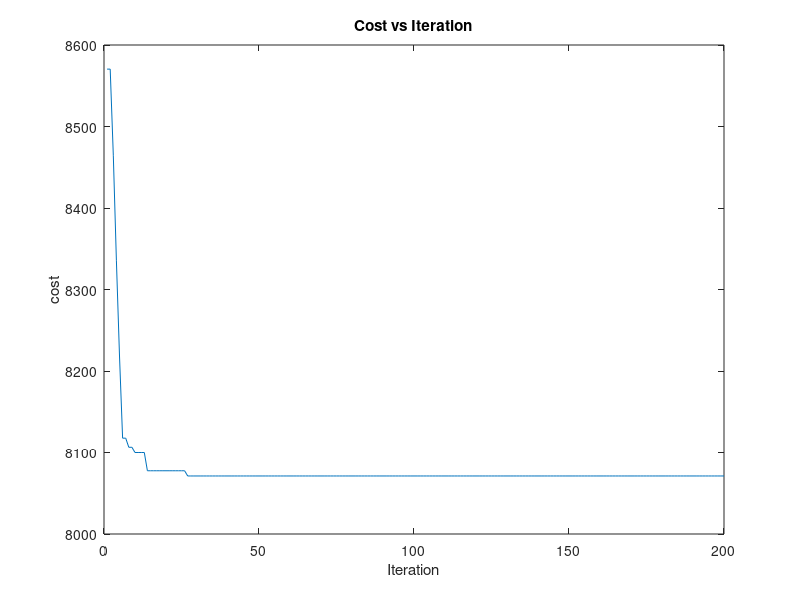

MATLAB code for this plot:
clc;
clear;
format shortG
%==========================Read SLP inputs=================================
%problem 1
%1) Workstations inputs:
W=30; %set the number of workstations (W)
dw=[7 7 10 1 7 9 4 5 4 6 6 3 9 1 5 3 5 9 6 3 5 9 9 9 9 3 9 5 8 10]; %demand of workstations (dw)
sumd=sum(dw); %calculate the sum of all demands (sumd)
xw=[0 2 4 6 8 10 12 14 16 18 20 22 24 26 28 30 32 34 36 38 40 42 44 46 48 50 52 54 56 58]; %set the x-cordinate of workstations (xw)
yw=[0 0 0 0 0 0 0 0 0 0 0 0 0 0 0 0 0 0 0 0 0 0 0 0 0 0 0 0 0 0]; %set the y-cordinate of workstations (yw)
%2) Supermarkets inputs:
S=5; %set the potential number of supermarkets (S)
SIC=1000; %set the supermarket installation cost (SIC)
SUC=1; %set the shipment unit cost (SUC)
SC=60; %set the supermarket capacity (SC)
Xs=[5.8 17.4 29 40.6 52.2]; %set the x-cordinate of supermarkets (Xs)
Ys=[5 5 5 5 5]; %set the y-cordinate of supermarkets (Ys)
it=0;
c1=1;
c2 = 1;
cost_every_iteration = []
particles=100;
g_best = zeros(1,W+1);
g_best(1,W+1)= inf;
particles_best = zeros(particles,W+1);
particles_best(1:particles,W+1)=inf;
velocity = rand(particles, W);
initialWeight = 0.9;
finalWeight = 0.4 ; 
maxit = 200;
weight = 0.5;
TP=zeros(particles,W+1); % Initilaize the task priority (TP) matrix with size : popsize*n+1, where column n+1 will be updated as the fitness function later
for i=1:particles 
    TP(i,1:W)=rand(1,W); % each row of TP is a random-key number between (0,1) 
end
particles_best(1:particles,1:W)=TP(1:particles,1:W);


aswstosup=zeros(particles,W);%initialize the vector for assignment of workstations to supermarket (aswstosup)
aswstosup(1:particles,1)=1;%assign the first workstation to the first supermarket
td=zeros(particles,S);%initialize total demand of each supermarket (td)
td(1:particles,1)=dw(1);%set the current td in supermarket 1 equal to the demand of workstation 1
for p = 1: particles
   
    supc=1; %initialize supermarket counter (supc)
    for i=2:W %for each workstation
     
    if supc<S %if the supc is less than S
        if (TP(p,i)<=0.5) && (td(p,supc)+dw(i)<=SC) % if (random key of current workstation is less than preset value of 0.5) and (the td of current supermarket + the demand of considered workstation (dw(i)) are less than SC)
            td(p,supc)=td(p,supc)+dw(i);% update the td of current supermarket  
            aswstosup(p,i)=supc; %set the current place in aswstosup(1,i) vector as supc
        else % else if either of the above conditions are not satisfied 
            supc=supc+1; % add to the supc
            td(p,supc)=td(p,supc)+dw(i); % update the td of new supermarket
            aswstosup(p,i)=supc; %set the current place in aswstosup(1,i) vector as supc
        end
    else % if this is the last supermarket considering supc
        td(p,supc)=td(p,supc)+dw(i); % update the td of current supermarket 
        aswstosup(p,i)=supc; %set the current place in aswstosup(1,i) vector as supc
    end
    end
end

%=====================fitness function evaluation==========================
%1)calculate the shipment cost:

for j = 1:particles
final_cost= 0;
for i = 1:W
    final_cost = final_cost + 2*(abs(Xs(aswstosup(j,i))-xw(i)) + abs(Ys(aswstosup(j,i))-yw(i))) * dw(i);
    
end

final_cost=final_cost + 1000*max(aswstosup(j,W));
TP(j,W+1)=final_cost;
end

for p = 1:particles
if td(p,S)>SC %check if the td(S) exceeds the SC
        TP(p,W+1)=inf; % if so, set the column W+3 of n_sol eqaul to "inf"
end
end

for p = 1:particles
 if TP(p,1:W+1) < g_best(1,W+1)
     g_best(1,1:W+1)= TP(p,1:W+1);
 end
  if TP(p,1:W+1) < particles_best(p,W+1)
     particles_best(p,1:W+1)= TP(p,1:W+1);
 end
end

%----------------------------------------------------------------------------------------------------
% main part of Swarm optimization
while it < maxit 
    it = it + 1;
    weight = initialWeight - (initialWeight - finalWeight) * (it / maxit);

%     update velocity
    for p = 1:particles
        velocity(p,1:W) = weight*velocity(p,1:W)+c1*rand(1,W).*(particles_best(p,1:W)-TP(p,1:W))+ c2*rand(1,W).*(g_best(1:W)-TP(p,1:W));
        TP(p,1:W) = TP(p,1:W) + velocity(p,1:W);
    end

 %------------------------------
%_________________________---Assigning supermarket
aswstosup=zeros(particles,W);%initialize the vector for assignment of workstations to supermarket (aswstosup)
aswstosup(1:particles,1)=1;%assign the first workstation to the first supermarket
td=zeros(particles,S);%initialize total demand of each supermarket (td)
td(1:particles,1)=dw(1);%set the current td in supermarket 1 equal to the demand of workstation 1
for p = 1: particles
   
    supc=1; %initialize supermarket counter (supc)
    for i=2:W %for each workstation
     
    if supc<S %if the supc is less than S
        if (TP(p,i)<=0.5) && (td(p,supc)+dw(i)<=SC) % if (random key of current workstation is less than preset value of 0.5) and (the td of current supermarket + the demand of considered workstation (dw(i)) are less than SC)
            td(p,supc)=td(p,supc)+dw(i);% update the td of current supermarket  
            aswstosup(p,i)=supc; %set the current place in aswstosup(1,i) vector as supc
        else % else if either of the above conditions are not satisfied 
            supc=supc+1; % add to the supc
            td(p,supc)=td(p,supc)+dw(i); % update the td of new supermarket
            aswstosup(p,i)=supc; %set the current place in aswstosup(1,i) vector as supc
        end
    else % if this is the last supermarket considering supc
        td(p,supc)=td(p,supc)+dw(i); % update the td of current supermarket 
        aswstosup(p,i)=supc; %set the current place in aswstosup(1,i) vector as supc
    end
    end
end

%=====================fitness function evaluation==========================
%1)calculate the shipment cost:

for j = 1:particles
final_cost= 0;
for i = 1:W
    final_cost = final_cost + 2*(abs(Xs(aswstosup(j,i))-xw(i)) + abs(Ys(aswstosup(j,i))-yw(i))) * dw(i);
    
end

final_cost=final_cost + 1000*max(aswstosup(j,W));
TP(j,W+1)=final_cost;
end

for p = 1:particles
if td(p,S)>SC %check if the td(S) exceeds the SC
        TP(p,W+1)=inf; % if so, set the column W+3 of n_sol eqaul to "inf"
end
end

for p = 1:particles
 if TP(p,1:W+1) < g_best(1,W+1)
     g_best(1,1:W+1)= TP(p,1:W+1);
 end
  if TP(p,1:W+1) < particles_best(p,W+1)
     particles_best(p,1:W+1)= TP(p,1:W+1);
 end
end
cost_every_iteration=[cost_every_iteration,g_best(1,W+1)];
end

supc=1;
g_aswstosup=zeros(1,W);%initialize the vector for assignment of workstations to supermarket (aswstosup)
g_aswstosup(1,1)=1;%assign the first workstation to the first supermarket
g_td=zeros(1,S);%initialize total demand of each supermarket (td)
g_td(1,1)=dw(1);%set the current td in supermarket 1 equal to the demand of workstation 1
for i=2:W %for each workstation
    if supc<S %if the supc is less than S
        if (g_best(i)<=0.5) && (g_td(supc)+dw(i)<=SC) % if (random key of current workstation is less than preset value of 0.5) and (the td of current supermarket + the demand of considered workstation (dw(i)) are less than SC)
            g_td(supc)=g_td(supc)+dw(i);% update the td of current supermarket  
            g_aswstosup(1,i)=supc; %set the current place in aswstosup(1,i) vector as supc
        else % else if either of the above conditions are not satisfied 
            supc=supc+1; % add to the supc
            g_td(supc)=g_td(supc)+dw(i); % update the td of new supermarket
            g_aswstosup(1,i)=supc; %set the current place in aswstosup(1,i) vector as supc
        end
    else % if this is the last supermarket considering supc
        g_td(supc)=g_td(supc)+dw(i); % update the td of current supermarket 
        g_aswstosup(1,i)=supc; %set the current place in aswstosup(1,i) vector as supc
    end
end


g_best(1,W+1)  % Final cost

g_aswstosup     %assignment

g_td       %supermarket

plot(cost_every_iteration)
xlabel('Iteration')
ylabel('cost')
title('Cost vs Iteration')
